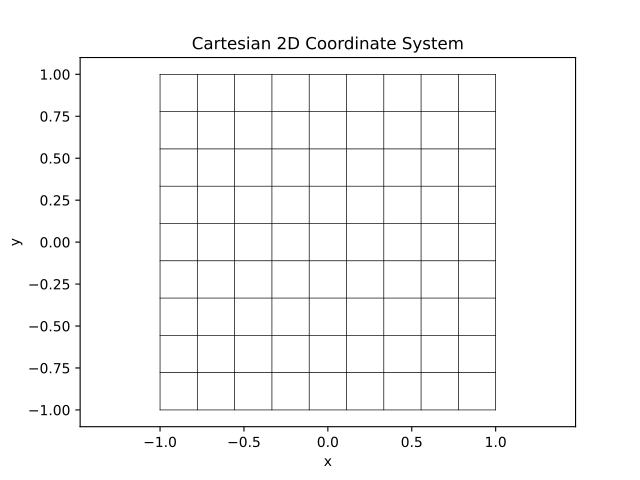

The Python source for this figure:
import matplotlib.pyplot as plt
from pisces.geometry.coordinate_systems import CartesianCoordinateSystem2D
#
# Initialize the coordinate system:
#
coordinate_system = CartesianCoordinateSystem2D()
#
# Define a grid of points:
#
x_vals = np.linspace(-1, 1, 10)  # x values
y_vals = np.linspace(-1, 1, 10)  # y values
x, y = np.meshgrid(x_vals, y_vals)
#
# Plot the grid:
#
for i in range(len(x_vals)):
    _ = plt.plot(x[:, i], y[:, i], 'k-', lw=0.5)
    _ = plt.plot(x[i, :], y[i, :], 'k-', lw=0.5)
#
_ = plt.title('Cartesian 2D Coordinate System')
_ = plt.xlabel('x')
_ = plt.ylabel('y')
_ = plt.axis('equal')
plt.show()
